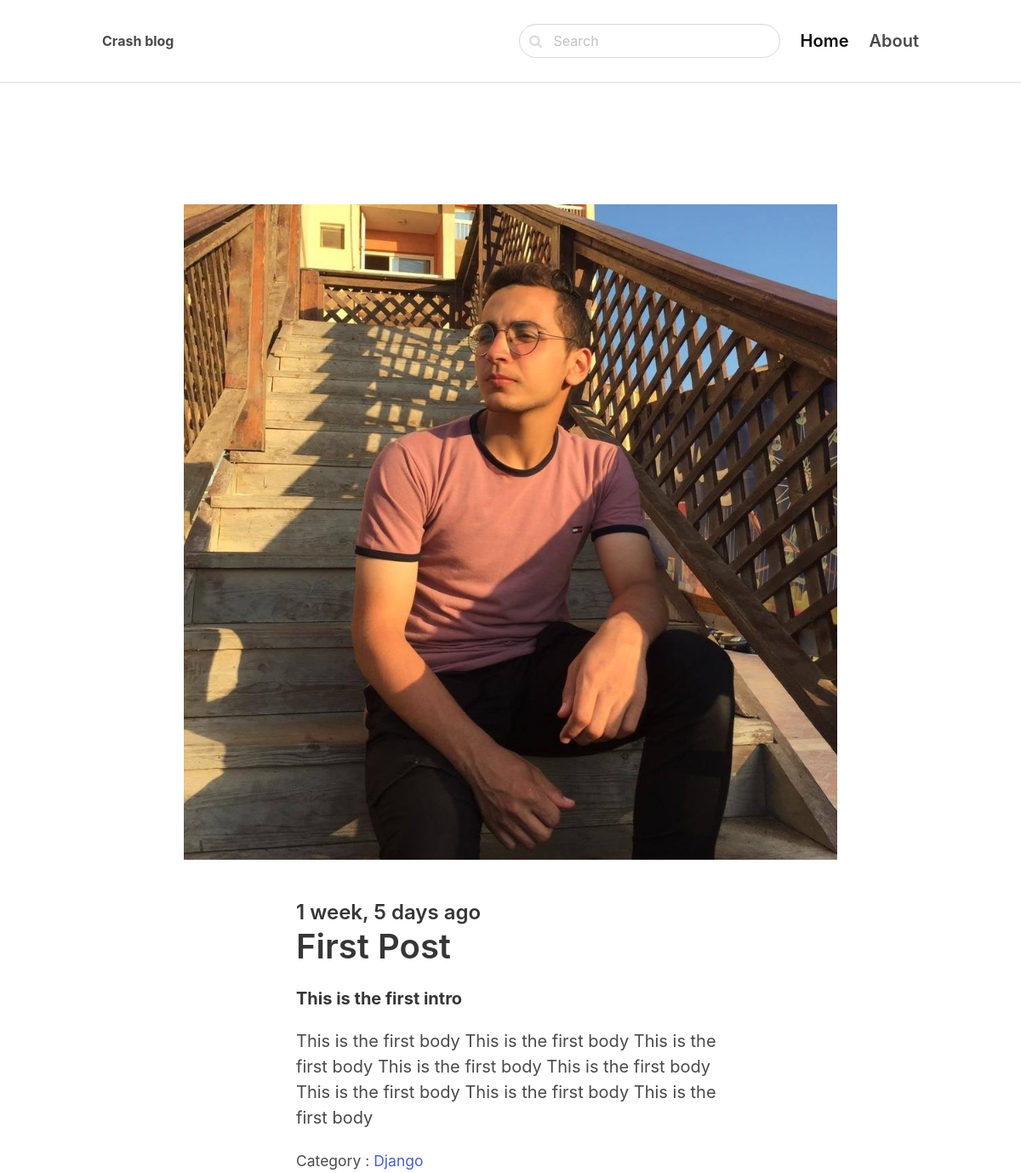
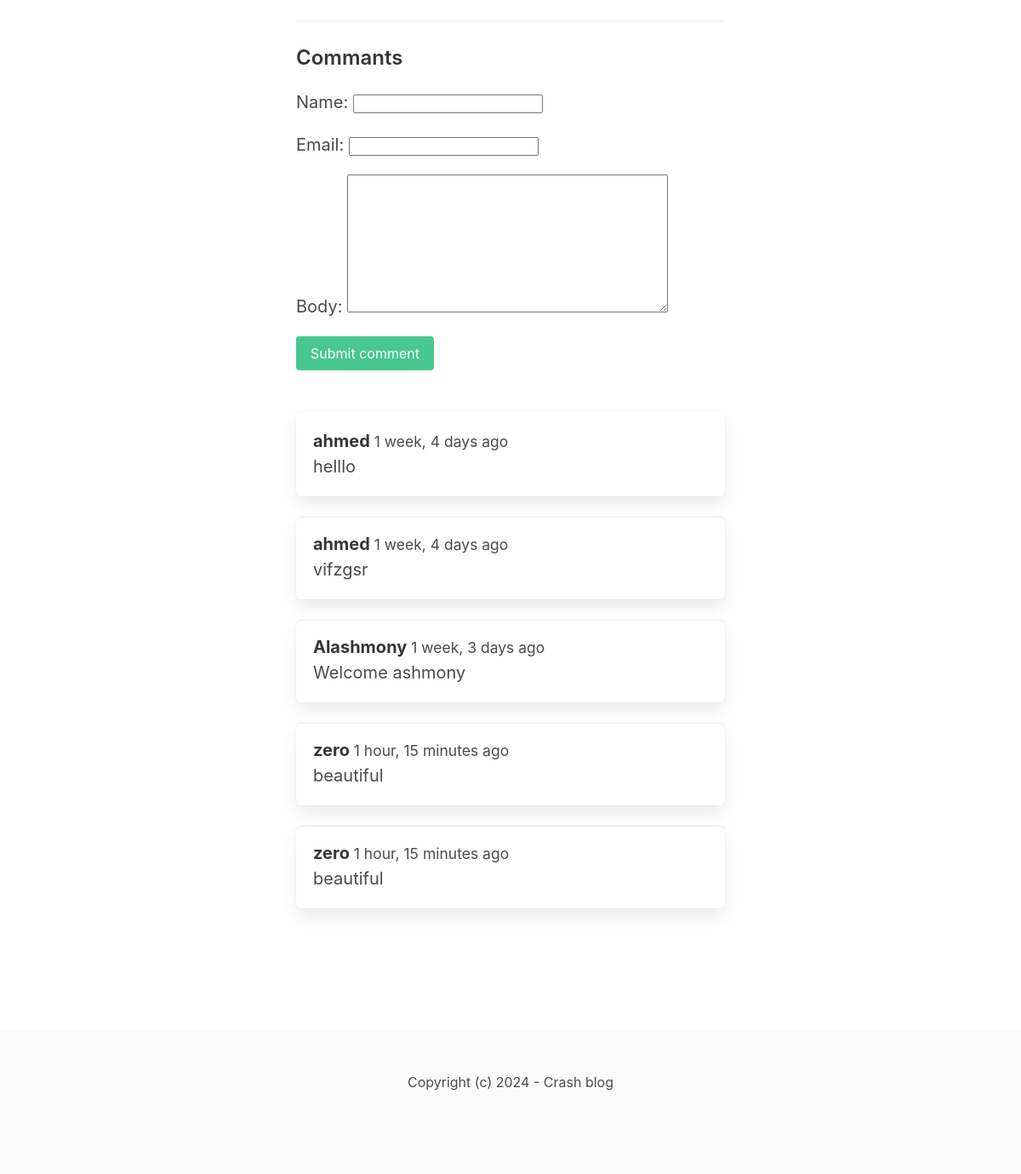
/django/first_post/, run on the app's committed database (2 pictures, top to bottom).
### blog/models.py (models this page shows, shortened)
class Post(models.Model):
    ACTIVE = 'active'
    DRAFT = 'draft'
    CHOICES_STATUS = (
        (ACTIVE, 'Active'),
        (DRAFT, 'Draft')
    )
    category = models.ForeignKey(Category, related_name='posts', on_delete=models.CASCADE)
    title = models.CharField(max_length=255)
    slug = models.SlugField()
    intro = models.TextField()
    body = models.TextField()
    created_at = models.DateTimeField(auto_now_add=True)
    status = models.CharField(max_length=10, choices=CHOICES_STATUS, default=ACTIVE)
    image = models.ImageField(upload_to='uploads/', blank=True, null=True)
    class Meta:
        ordering = ('-created_at',)

class Category(models.Model):
    title = models.CharField(max_length=255)
    slug = models.SlugField()
    class Meta:
        ordering = ('title',)
        verbose_name_plural = 'Categories'
    def __str__(self):
        return self.title

class Comment(models.Model):
    post = models.ForeignKey(Post, related_name='comments', on_delete=models.CASCADE)
    name = models.CharField(max_length=255)
    email = models.EmailField()
    body = models.TextField()
    created_at = models.DateTimeField(auto_now_add=True)

### blog/views.py (the view)
# urls.py: path('<slug:category_slug>/<slug:slug>/',views.detail,name='post_detail'),
def detail(request,category_slug,slug):
    post = get_object_or_404(Post,slug=slug,status=Post.ACTIVE)
    if request.method == 'POST':
        form = CommentForm(request.POST)
        if form.is_valid():
            comment = form.save(commit=False)
            comment.post = post
            comment.save()
            return redirect('post_detail', category_slug=category_slug,slug=slug)
    else:
        form = CommentForm()
    return render(request, 'blog/detail.html', {'post': post,'form':form})

### blog/forms.py
class CommentForm(forms.ModelForm):
    class Meta:
        model = Comment
        fields = ('name','email','body')

### blog/templates/blog/detail.html (shortened to what this page needs)
{% extends 'core/base.html' %}
{% block content %}
<section class="hero">
    <div class="hero-body">
        <div class="container">
            <section class="section">
                {% if post.image %}
                    <figure class="image mb-6">
                        <img src="{{ post.image.url }}">
                    </figure>
                {% endif %}
                <div class="columns">
                    <div class="column is-8 is-offset-2">
                        <div class="content is-medium">
                            <h2 class="subtitle is-4">{{ post.created_at|timesince }} ago</h2>
                            <h1 class="title">{{post.title}}</h1>
                            <p><strong>{{post.intro}}</strong></p>
                            <p>{{post.body}}</p>
                            <p><small>Category : <a href="{% url 'category_detail' post.category.slug %}">{{ post.category }}</a></small></p>
                            <hr>
                            <h2 class="subtitle is-4">Commants</h2>
                            <form method="post" class="mb-6">
                                {{ form.as_p }}
                                <div class="field">
                                    <div class="control">
                                        <button class="button is-success">Submit comment</button>
                                    </div>
                                </div>
                            </form>
                            {% for comment in post.comments.all %}
                            <article class="media box">
                                <div class="media-content">
                                    <strong>{{ comment.name }}</strong><small> {{ comment.created_at|timesince }} ago</small><br>
                                    {{ comment.body }}
                                </div>
                            </article>
                            {% endfor %}
                        </div>
                    </div>
                </div>
            </section>
        </div>
    </div>
</section>
{% endblock %}

### core/templates/core/base.html (shortened to what this page needs)
<!DOCTYPE html>
<html lang="en">
  <head>
    <link rel="stylesheet" href="https://unpkg.com/bulma@0.9.2/css/bulma.min.css">
        <link href="https://stackpath.bootstrapcdn.com/font-awesome/4.7.0/css/font-awesome.min.css" rel="stylesheet">
  </head>
  <body>
    <nav class="navbar">
      <div class="container">
          <div class="navbar-brand">
              <a class="navbar-item" href="/">
                  <strong>Crash blog</strong>
              </a>
          </div>
          <div id="navbarMenu" class="navbar-menu">
              <div class="navbar-end">
                  <div class="navbar-item">
                      <form method="get" action="{% url 'search' %}">
                          <div class="control has-icons-left">
                              <input class="input is-rounded" name="query" type="text" placeholder="Search">
                              <span class="icon is-left">
                              </span>
                          </div>
                      </form>
                  </div>
                  <a href="/" class="navbar-item is-active is-size-5 has-text-weight-semibold">
                      Home
                  </a>
                  <a href="{% url 'about' %}" class="navbar-item is-size-5 has-text-weight-semibold">
                      About
                  </a>
              </div>
          </div>
      </div>
  </nav>
  <section class="section">
      <div class="container">
    {%block content%} {%endblock%}
    </div>
  </section>
  <footer class="footer">
    <div class="content has-text-centered">
        <p>
            Copyright (c) 2024 - Crash blog
        </p>
    </div>
</footer>
  </body>
</html>

### core/templates/core/base.html (style rules this page uses)
nav.navbar { height: 6rem !important; box-shadow: 0 1px 3px 0 rgba(0, 0, 0, .1), 0 1px 2px 0 rgba(0, 0, 0, .06) !important; }

### data on the page
Post: image (picture), created_at "1 week, 5 days", title "First Post", intro "This is the first intro", body "This is the first body This is the first body This is the first body This is the first body This is the first body This is the first body This is the first body This is the first body", category "Django"
Comment: name "ahmed", created_at "1 week, 4 days", body "helllo"
Comment: name "ahmed", created_at "1 week, 4 days", body "vifzgsr"
Comment: name "Alashmony", created_at "1 week, 3 days", body "Welcome ashmony"
Comment: name "zero", created_at "1 hour, 15 minutes", body "beautiful"
Comment: name "zero", created_at "1 hour, 15 minutes", body "beautiful"
